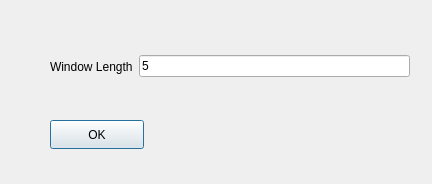
<?xml version="1.0" encoding="UTF-8"?>
<ui version="4.0">
 <class>Dialog</class>
 <widget class="QDialog" name="Dialog">
  <property name="geometry">
   <rect>
    <x>0</x>
    <y>0</y>
    <width>432</width>
    <height>184</height>
   </rect>
  </property>
  <property name="windowTitle">
   <string>Dialog</string>
  </property>
  <widget class="QPushButton" name="OKButton">
   <property name="geometry">
    <rect>
     <x>50</x>
     <y>120</y>
     <width>94</width>
     <height>29</height>
    </rect>
   </property>
   <property name="text">
    <string>OK</string>
   </property>
  </widget>
  <widget class="QWidget" name="">
   <property name="geometry">
    <rect>
     <x>50</x>
     <y>50</y>
     <width>360</width>
     <height>33</height>
    </rect>
   </property>
   <layout class="QHBoxLayout" name="horizontalLayout">
    <item>
     <widget class="QLabel" name="label">
      <property name="text">
       <string>Window Length</string>
      </property>
     </widget>
    </item>
    <item>
     <widget class="QLineEdit" name="WindowLength">
      <property name="text">
       <string>5</string>
      </property>
     </widget>
    </item>
   </layout>
  </widget>
 </widget>
 <resources/>
 <connections/>
</ui>
